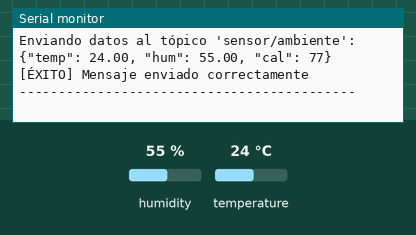
The sketch below on a simulated ESP32. Shown: the last lines printed to the serial monitor. The inputs (shaded band) are chosen by the test bench; at power-on: humidity 55 %, temperature 24 °C. Storage starts empty; random numbers use the default seed unless the sketch sets one; no MQTT or app messages arrive unless stated.

Above: at 2.2 s.
2.3 s: humidity set to 22 %
At 6.8 s:
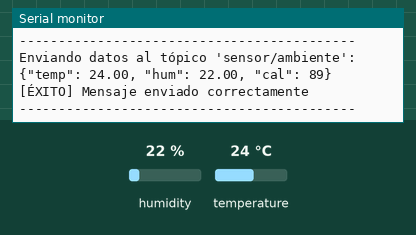
8.3 s: temperature set to 12 °C
At 11.8 s:
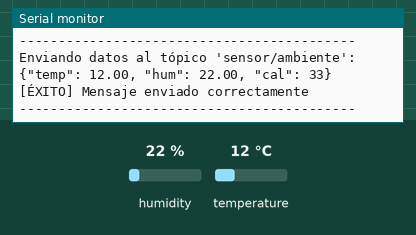
14.3 s: humidity set to 40 %
At 16.8 s:
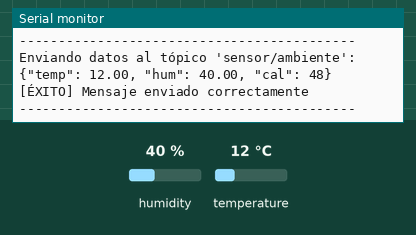
Timing chart, 0 to 18.3 s (numbered marks = the images above; inputs shaded):
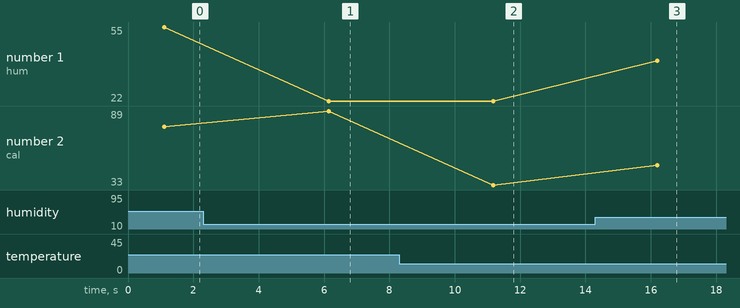

The sketch:

practica2.ino
```cpp
// Librerías necesarias
#include <WiFi.h>
#include <PubSubClient.h>
#include <LittleFS.h>
#include <ArduinoJson.h>
#include <DHT.h>


const int     DHTPIN = 23;
const uint8_t DHTTYPE = DHT11;
DHT dht(DHTPIN, DHTTYPE);

char ssid_buffer[32];
char pass_buffer[64];
char mqtt_buffer[32];

// Conexión WiFi y Broker MQTT
const char* SSID = ssid_buffer;
const char* PASSWORD = pass_buffer;
const char* MQTTSERVER = mqtt_buffer;

// Cliente MQTT
WiFiClient espClient;
PubSubClient client(espClient);


bool cargarCredenciales() {
  // Inicializar LittleFS
  if (!LittleFS.begin(true)) {
    Serial.println("[ERROR] No se pudo montar el sistema de archivos LittleFS");
    return false;
  }

  // Abrir el archivo config.json en modo lectura ("r")
  File configFile = LittleFS.open("/credentials.json", "r");
  if (!configFile) {
    Serial.println("[ERROR] No se encontró el archivo credentials.json");
    return false;
  }

  // Reservar memoria para parsear el JSON
  JsonDocument doc;

  // Deserializar el archivo JSON
  DeserializationError error = deserializeJson(doc, configFile);
  configFile.close(); // Cerramos el archivo inmediatamente para liberar recursos

  if (error) {
    Serial.print("[ERROR] Falló el parseo del JSON: ");
    Serial.println(error.c_str());
    return false;
  }

  // Asignar los valores del JSON a nuestras variables globales
  strlcpy(ssid_buffer, doc["ssid"] | "", sizeof(ssid_buffer));
  strlcpy(pass_buffer, doc["password"] | "", sizeof(pass_buffer));
  strlcpy(mqtt_buffer, doc["mqtt_server"] | "", sizeof(mqtt_buffer));

  Serial.println("[ÉXITO] Credenciales leídas correctamente de la memoria Flash.");
  return true;
}

// Función para conectar/reconectar a MQTT
void reconnect() {
  while (!client.connected()) {
    Serial.print("Intentando conexión MQTT... ");

    // Intentamos conectar con un ID único
    if (client.connect("ESP32Client_Ambiente")) {
      Serial.println("[CONECTADO] Exitosamente al Broker MQTT");
    } else {
      Serial.print("[FALLÓ] Código de error: ");
      Serial.print(client.state());
      Serial.println(" -> Reintentando en 5 segundos...");
      delay(5000);
    }
  }
}

void setup() {
  Serial.begin(115200);
  delay(1000); // Pequeña pausa para que se estabilice el monitor serie

  Serial.println("\n--- Iniciando ESP32 ---");

  dht.begin();
  Serial.println("DHT inicializado");

  if(cargarCredenciales()){
    // Conexión WiFi
    Serial.print("Conectando a la red WiFi: ");
    Serial.println(SSID);

    WiFi.begin(SSID, PASSWORD);
    while (WiFi.status() != WL_CONNECTED) {
      delay(500);
      Serial.print("."); // Efecto visual de carga
    }
  }

  Serial.println("\n[CONECTADO] WiFi activo");
  Serial.print("Dirección IP asignada: ");
  Serial.println(WiFi.localIP());

  // Configuración del servidor MQTT
  client.setServer(MQTTSERVER, 1883);
}

void loop() {
  // Si el ESP32 se desconecta del MQTT, intenta reconectar
  if (!client.connected()) {
    reconnect();
  }
  client.loop(); // Mantiene viva la conexión y procesa mensajes entrantes


  //Temperatura y humedad tomados del sensor
  float temp = dht.readTemperature();
  float hum = dht.readHumidity();

  // Simulación calidad aire
  int cal = random(10, 100);


  char msg[100];
  sprintf(msg, "{\"temp\": %.2f, \"hum\": %.2f, \"cal\": %d}",
                temp, hum, cal);
  // Intentar publicar el mensaje
  Serial.print("Enviando datos al tópico 'sensor/ambiente': ");
  Serial.println(msg);

  if (client.publish("sensor/ambiente", msg)) {
    Serial.println("[ÉXITO] Mensaje enviado correctamente");
  } else {
    Serial.println("[ERROR] No se pudo enviar el mensaje");
  }

  Serial.println("-------------------------------------------");
  delay(5000); // Espera 5 segundos antes del próximo envío
}
```

Measured:
- after the input at 2.3 s, the serial monitor: prints a new line after 3.8 s (image 1)
- after the input at 8.3 s, the serial monitor: prints a new line after 2.9 s (image 2)
- after the input at 14.3 s, the serial monitor: prints a new line after 1.9 s (image 3)
- plotted number 1: 55 → 22 after the input at 2.3 s, 22 → 40 after the input at 14.3 s
